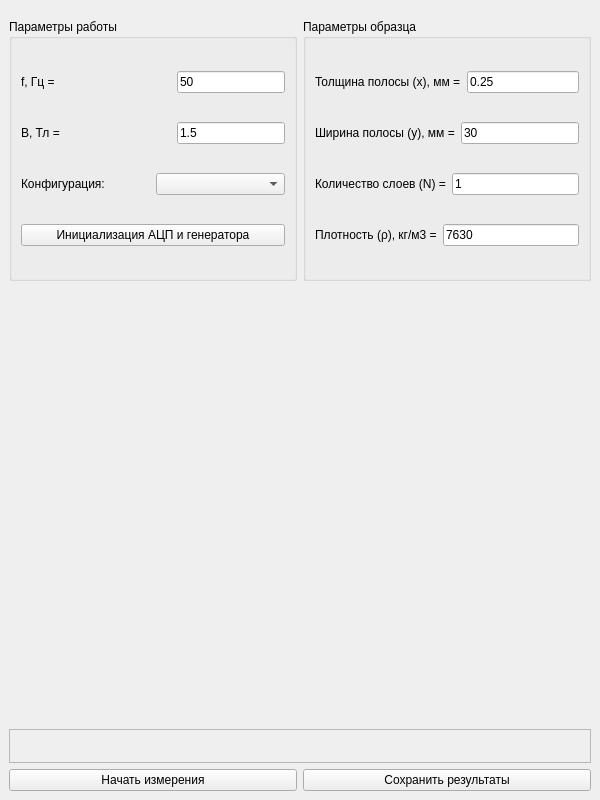
<?xml version="1.0" encoding="UTF-8"?>
<ui version="4.0">
 <class>MainWindow</class>
 <widget class="QMainWindow" name="MainWindow">
  <property name="geometry">
   <rect>
    <x>0</x>
    <y>0</y>
    <width>600</width>
    <height>800</height>
   </rect>
  </property>
  <property name="windowTitle">
   <string>Epstein frame</string>
  </property>
  <property name="windowIcon">
   <iconset>
    <normaloff>AMTClogo-M.ico</normaloff>AMTClogo-M.ico</iconset>
  </property>
  <property name="styleSheet">
   <string notr="true"/>
  </property>
  <widget class="QWidget" name="centralwidget">
   <layout class="QVBoxLayout" name="verticalLayout_3" stretch="0,3,5,0,1">
    <item>
     <spacer name="verticalSpacer">
      <property name="orientation">
       <enum>Qt::Vertical</enum>
      </property>
      <property name="sizeHint" stdset="0">
       <size>
        <width>20</width>
        <height>10</height>
       </size>
      </property>
     </spacer>
    </item>
    <item>
     <layout class="QHBoxLayout" name="hLayout_1" stretch="1,1">
      <item>
       <widget class="QGroupBox" name="gBox_WorkParam">
        <property name="title">
         <string>Параметры работы</string>
        </property>
        <layout class="QVBoxLayout" name="verticalLayout_2">
         <item>
          <layout class="QHBoxLayout" name="horizontalLayout_2">
           <item>
            <widget class="QLabel" name="lbl_f">
             <property name="text">
              <string>f, Гц =</string>
             </property>
            </widget>
           </item>
           <item>
            <widget class="QLineEdit" name="lEd_f">
             <property name="sizePolicy">
              <sizepolicy hsizetype="Fixed" vsizetype="Fixed">
               <horstretch>0</horstretch>
               <verstretch>0</verstretch>
              </sizepolicy>
             </property>
             <property name="minimumSize">
              <size>
               <width>100</width>
               <height>0</height>
              </size>
             </property>
             <property name="text">
              <string>50</string>
             </property>
            </widget>
           </item>
          </layout>
         </item>
         <item>
          <layout class="QHBoxLayout" name="horizontalLayout_3">
           <item>
            <widget class="QLabel" name="lbl_B">
             <property name="text">
              <string>B, Тл =</string>
             </property>
            </widget>
           </item>
           <item>
            <widget class="QLineEdit" name="lEd_B">
             <property name="sizePolicy">
              <sizepolicy hsizetype="Fixed" vsizetype="Fixed">
               <horstretch>0</horstretch>
               <verstretch>0</verstretch>
              </sizepolicy>
             </property>
             <property name="minimumSize">
              <size>
               <width>100</width>
               <height>0</height>
              </size>
             </property>
             <property name="text">
              <string>1.5</string>
             </property>
            </widget>
           </item>
          </layout>
         </item>
         <item>
          <layout class="QHBoxLayout" name="horizontalLayout_4">
           <item>
            <widget class="QLabel" name="lbl_conf">
             <property name="text">
              <string>Конфигурация:</string>
             </property>
            </widget>
           </item>
           <item>
            <widget class="QComboBox" name="cBox_conf"/>
           </item>
          </layout>
         </item>
         <item>
          <widget class="QPushButton" name="pBtn_init">
           <property name="text">
            <string>Инициализация АЦП и генератора</string>
           </property>
          </widget>
         </item>
        </layout>
       </widget>
      </item>
      <item>
       <widget class="QGroupBox" name="gBox_SampleParam">
        <property name="title">
         <string>Параметры образца</string>
        </property>
        <layout class="QVBoxLayout" name="verticalLayout">
         <item>
          <layout class="QHBoxLayout" name="horizontalLayout_5">
           <item>
            <widget class="QLabel" name="lbl_x">
             <property name="text">
              <string>Толщина полосы (x), мм =</string>
             </property>
            </widget>
           </item>
           <item>
            <widget class="QLineEdit" name="lEd_x">
             <property name="text">
              <string>0.25</string>
             </property>
            </widget>
           </item>
          </layout>
         </item>
         <item>
          <layout class="QHBoxLayout" name="horizontalLayout_6">
           <item>
            <widget class="QLabel" name="lbl_y">
             <property name="text">
              <string>Ширина полосы (y), мм =</string>
             </property>
            </widget>
           </item>
           <item>
            <widget class="QLineEdit" name="lEd_y">
             <property name="text">
              <string>30</string>
             </property>
            </widget>
           </item>
          </layout>
         </item>
         <item>
          <layout class="QHBoxLayout" name="horizontalLayout_7">
           <item>
            <widget class="QLabel" name="lbl_N">
             <property name="text">
              <string>Количество слоев (N) =</string>
             </property>
            </widget>
           </item>
           <item>
            <widget class="QLineEdit" name="lEd_N">
             <property name="text">
              <string>1</string>
             </property>
            </widget>
           </item>
          </layout>
         </item>
         <item>
          <layout class="QHBoxLayout" name="horizontalLayout_8">
           <item>
            <widget class="QLabel" name="lbl_ro">
             <property name="text">
              <string>Плотность (ρ), кг/м3 =</string>
             </property>
            </widget>
           </item>
           <item>
            <widget class="QLineEdit" name="lEd_ro">
             <property name="text">
              <string>7630</string>
             </property>
            </widget>
           </item>
          </layout>
         </item>
        </layout>
       </widget>
      </item>
     </layout>
    </item>
    <item>
     <layout class="QHBoxLayout" name="hLayout_2">
      <item>
       <widget class="PlotWidget" name="graphWidget" native="true"/>
      </item>
     </layout>
    </item>
    <item>
     <widget class="QFrame" name="frame">
      <property name="frameShape">
       <enum>QFrame::StyledPanel</enum>
      </property>
      <property name="frameShadow">
       <enum>QFrame::Raised</enum>
      </property>
      <layout class="QHBoxLayout" name="horizontalLayout">
       <item>
        <widget class="QLabel" name="lbl_Bmax">
         <property name="text">
          <string/>
         </property>
        </widget>
       </item>
       <item>
        <widget class="QLabel" name="lbl_powerLosses">
         <property name="text">
          <string/>
         </property>
        </widget>
       </item>
      </layout>
     </widget>
    </item>
    <item>
     <layout class="QHBoxLayout" name="hLayout_4">
      <item>
       <widget class="QPushButton" name="pBtn_start">
        <property name="minimumSize">
         <size>
          <width>200</width>
          <height>0</height>
         </size>
        </property>
        <property name="cursor">
         <cursorShape>OpenHandCursor</cursorShape>
        </property>
        <property name="text">
         <string>Начать измерения</string>
        </property>
       </widget>
      </item>
      <item>
       <widget class="QPushButton" name="pBtn_save">
        <property name="minimumSize">
         <size>
          <width>200</width>
          <height>0</height>
         </size>
        </property>
        <property name="cursor">
         <cursorShape>OpenHandCursor</cursorShape>
        </property>
        <property name="text">
         <string>Сохранить результаты</string>
        </property>
       </widget>
      </item>
     </layout>
    </item>
   </layout>
  </widget>
 </widget>
 <customwidgets>
  <customwidget>
   <class>PlotWidget</class>
   <extends>QWidget</extends>
   <header location="global">pyqtgraph</header>
   <container>1</container>
  </customwidget>
 </customwidgets>
 <resources/>
 <connections/>
</ui>
